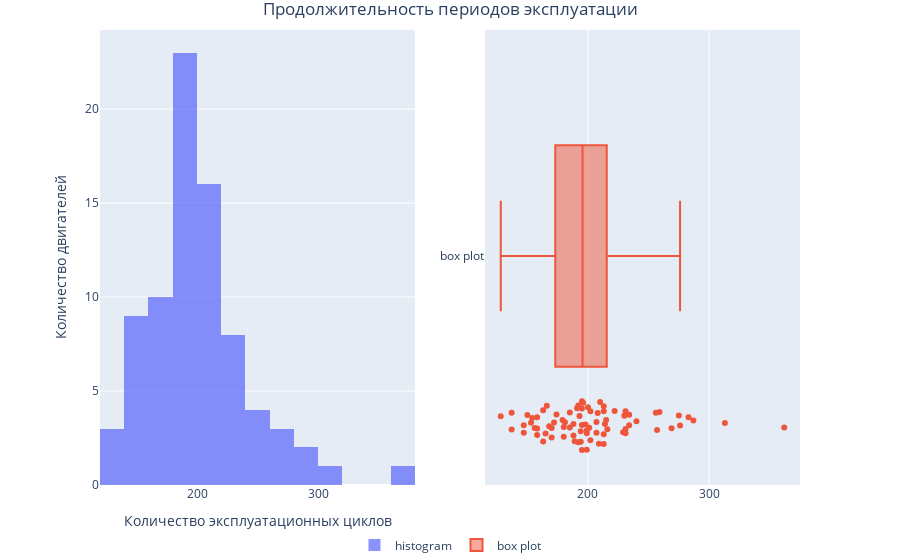

Write notebook code for a chart like this one.
### Markdown cell above
### Распределение продолжительности эксплуатации

Произведем подсчет количества циклов эксплуатации для представленных в датасете двигателей. 
Исследуем распределение сроков эксплуатации.

### Code cell
lifetime = df.pivot_table(index = 'id', values = 'wear', aggfunc = len).reset_index()

perc25 = lifetime['wear'].quantile(0.25)
perc75 = lifetime['wear'].quantile(0.75)
IQR = perc75 - perc25

fig = go.Figure()
fig = make_subplots(rows = 1, cols = 2)

fig.add_trace(go.Histogram(x = lifetime['wear'], name = 'histogram', opacity=.75),1,1)
fig.add_trace(go.Box(x = lifetime['wear'], name = 'box plot', boxpoints='all'),1,2)

fig.update_layout(title = 'Продолжительность периодов эксплуатации',
                 title_x = 0.5,
                 xaxis_title = 'Количество эксплуатационных циклов',
                 yaxis_title = 'Количество двигателей',
                 legend = dict(x = .5, xanchor = 'center', orientation = 'h'),
                 barmode = 'overlay',
                 margin = dict(l=100, r=100, t=30, b=0))
fig.show()

try:
    df.drop(['id', 'cycle'], axis=1, inplace = True)
except: True
        
print('\nСодержание датасета после удаления столбцов:')
df.info(verbose = False)

### Figure 1 — Plotly figure (JSON) as saved in the notebook; plotly's stock layout.template omitted (floating-point values rounded to 4 significant figures)
{"data": [{"name": "histogram", "opacity": 0.75, "type": "histogram", "x": [192, 287, 179, 189, 269, 188, 259, 150, 201, 222, 240, 170, 163, 180, 207, 209, 276, 195, 158, 234, 195, 202, 168, 147, 230, 199, 156, 165, 163, 194, 234, 191, 200, 195, 181, 158, 170, 194, 128, 188, 216, 196, 207, 192, 158, 256, 214, 231, 215, 198, 213, 213, 195, 257, 193, 275, 137, 147, 231, 172, 185, 180, 174, 283, 153, 202, 313, 199, 362, 137, 208, 213, 213, 166, 229, 210, 154, 231, 199, 185], "xaxis": "x", "yaxis": "y"}, {"boxpoints": "all", "name": "box plot", "type": "box", "x": [192, 287, 179, 189, 269, 188, 259, 150, 201, 222, 240, 170, 163, 180, 207, 209, 276, 195, 158, 234, 195, 202, 168, 147, 230, 199, 156, 165, 163, 194, 234, 191, 200, 195, 181, 158, 170, 194, 128, 188, 216, 196, 207, 192, 158, 256, 214, 231, 215, 198, 213, 213, 195, 257, 193, 275, 137, 147, 231, 172, 185, 180, 174, 283, 153, 202, 313, 199, 362, 137, 208, 213, 213, 166, 229, 210, 154, 231, 199, 185], "xaxis": "x2", "yaxis": "y2"}], "layout": {"barmode": "overlay", "legend": {"orientation": "h", "x": 0.5, "xanchor": "center"}, "margin": {"b": 0, "l": 100, "r": 100, "t": 30}, "title": {"text": "Продолжительность периодов эксплуатации", "x": 0.5}, "xaxis": {"anchor": "y", "domain": [0, 0.45], "title": {"text": "Количество эксплуатационных циклов"}}, "xaxis2": {"anchor": "y2", "domain": [0.55, 1]}, "yaxis": {"anchor": "x", "domain": [0, 1], "title": {"text": "Количество двигателей"}}, "yaxis2": {"anchor": "x2", "domain": [0, 1]}}}
